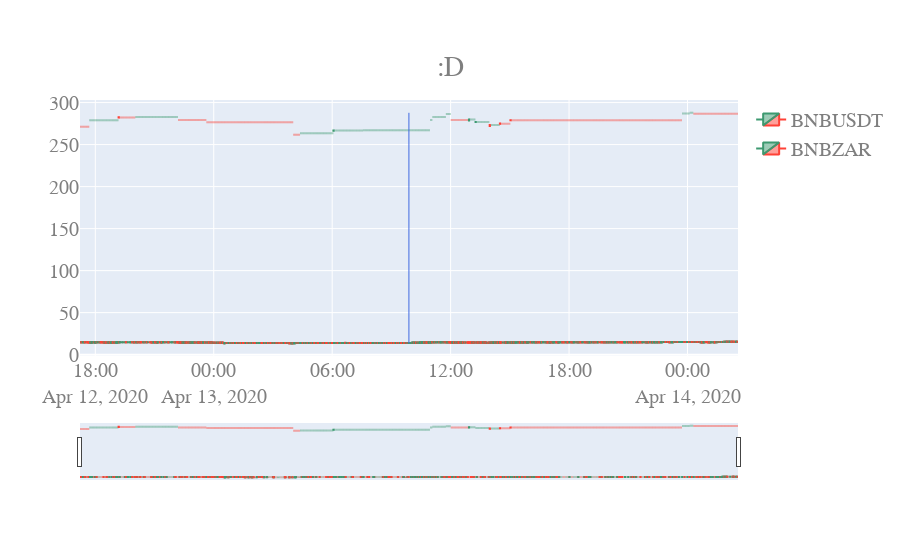

Source (notebook cell):
### Code cell
def candlestick(files):
  first = get_file(files[0])
  max_ = first['high'].max()
  min_ = first['low'].min()
  event_time = datetime.strptime("2020-04-13T09:53:13.000Z", '%Y-%m-%dT%H:%M:%S.%fZ') #first.loc[250, 'open time']

  figures = []
  for file in files:
      df = get_file(file)
      max_ = max(max_, df['high'].max())
      min_ = min(min_, df['low'].min())
      print(df.loc[250])
      figure = get_figure_for_df(df, file)
      figures.append(figure)

  fig = go.Figure(data=figures)
  fig.update_layout(
    title= {
     'text': ':D',
     'y':0.9,
     'x':0.5,
     'xanchor': 'center',
     'yanchor': 'top'
    },
   font=dict(
    family="Courier New, monospace",
    size=20,
    color="#7f7f7f"
  ))
  fig.add_shape(
    # Line Vertical
    dict(
        type="line",
        x0=event_time,
        y0=min_,
        x1=event_time,
        y1=max_,
        line=dict(
            color="RoyalBlue",
            width=1
        )
  ))
  fig.show()
 
 
candlestick(files[13:15])

### Figure 1 — Plotly figure (JSON) as saved in the notebook; plotly's stock layout.template omitted (floating-point values rounded to 4 significant figures; data arrays with more than 128 entries replaced by an {"elided": "..."} marker saying what was removed)
{"data": [{"close": {"elided": "2000 float values"}, "high": {"elided": "2000 float values"}, "low": {"elided": "2000 float values"}, "name": "BNBUSDT", "open": {"elided": "2000 float values"}, "type": "candlestick", "x": {"elided": "2000 str values"}}, {"close": {"elided": "2000 float values"}, "high": {"elided": "2000 float values"}, "low": {"elided": "2000 float values"}, "name": "BNBZAR", "open": {"elided": "2000 float values"}, "type": "candlestick", "x": {"elided": "2000 str values"}}], "layout": {"font": {"color": "#7f7f7f", "family": "Courier New, monospace", "size": 20}, "shapes": [{"line": {"color": "RoyalBlue", "width": 1}, "type": "line", "x0": "2020-04-13T09:53:13", "x1": "2020-04-13T09:53:13", "y0": 13.63, "y1": 287.8}], "title": {"text": ":D", "x": 0.5, "xanchor": "center", "y": 0.9, "yanchor": "top"}}}
